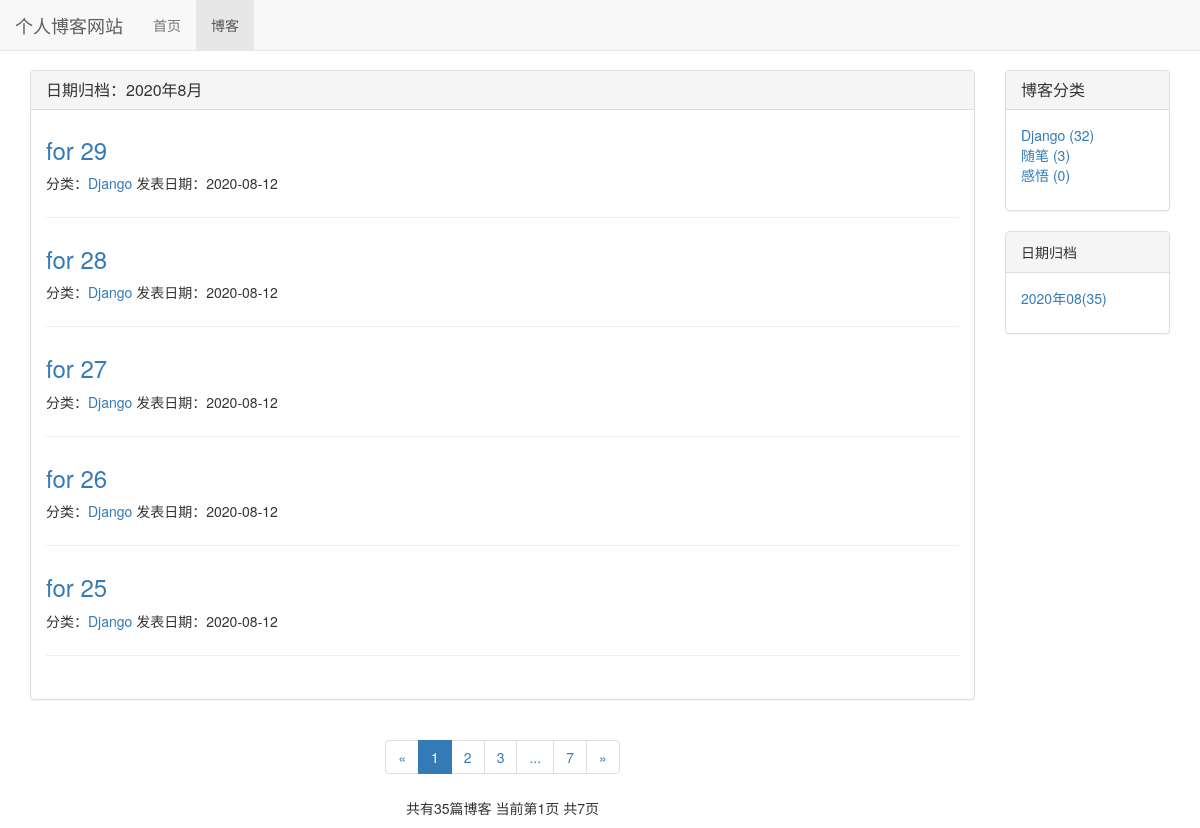
Screenshot of /blog/date/2020/8 with the database file from the repository.
### blog/models.py (models this page shows, shortened)
class Blog(models.Model):
	title = models.CharField(max_length=50)
	blog_type = models.ForeignKey(BlogType,on_delete=models.DO_NOTHING)
	content = MDTextField()
	author = models.ForeignKey(User, on_delete=models.DO_NOTHING)
	created_time = models.DateTimeField(auto_now_add=True)
	last_update_time = models.DateTimeField(auto_now=True)
	class Meta:
		ordering = ['-created_time']

class BlogType(models.Model):
	type_name = models.CharField(max_length=15)
	def __str__(self):
		return self.type_name

### blog/views.py (the view)
# urls.py: path('date/<int:year>/<int:month>',views.blogs_with_date, name="blogs_with_date")
def blogs_with_date(request, year, month):
    blogs_all_list = Blog.objects.filter(created_time__year=year, created_time__month=month)
    context = get_blog_list_common_date(request, blogs_all_list)
    context['blogs_with_date'] = '%s年%s月' %(year, month)
    return render_to_response('blog/blog_with_date.html', context)

### blog/templates/blog/blog_with_date.html (shortened to what this page needs)
{% extends 'blog/blog_list.html' %}
{% block blog_list_title %}
    日期归档：{{ blogs_with_date }}
{% endblock %}

### blog/templates/blog/blog_list.html (shortened to what this page needs)
{% extends 'base.html' %}
{% block nav_list_active %}
    active
{% endblock %}
{% load staticfiles %}
{% block head_extends %}
    <link rel="stylesheet" href="{% static 'blog/blog.css' %}">
{% endblock %}
{% block content %}
    <div class="container">
        <div class="row">
            <div class="col-xs-12 col-sm-8 col-md-9 col-lg-10">
                <div class="panel panel-default">
                    <div class="panel-heading">
                        <h3 class="panel-title">{% block blog_list_title %}{% endblock %}</div>
                    <div class="panel-body">
                        {% for blog in blogs %}
                            <div class="blog">
                                <h3><a href="{% url 'blog_detail' blog.pk %}">{{ blog.title }}</a></h3>
                                <p class="blog-info">
                                    分类：<a href="{% url 'blog_with_type' blog.blog_type.pk %}">{{ blog.blog_type }}</a>
                                    发表日期：{{ blog.created_time|date:"Y-m-d" }}
                                </p>
                            </div>
                        {% empty %}
                            <div class="blog">
                                <h3>--暂无博客，敬请期待--</h3>
                            </div>
                        {% endfor %}
                    </div>
                </div>
                <div class="paginator">
                    <ul class="pagination">
                        <li>
                            {% if page_of_blogs.has_previous %}
                                <a href="?page={{ page_of_blogs.previous_page_number }}" aria-label="Previous">
                                    <span aria-hidden="true">&laquo;</span>
                                </a>
                            {% else %}
                                <span aria-hidden="true">&laquo;</span>
                            {% endif %}
                        </li>
                            {% for page_num in page_range %}
                                {% if page_num == page_of_blogs.number %}
                                    <li class="active"><span>{{ page_num }}</span></li>
                                {% else %}
                                    {% if page_num == '...' %}
                                        <li><span>{{ page_num }}</span></li>
                                    {% else %}
                                        <li><a href="?page={{ page_num }}">{{ page_num }}</a></li>
                                    {% endif %}
                                {% endif %}
                            {% endfor %}
                        <li>
                            {% if page_of_blogs.has_next %}
                                <a href="?page={{ page_of_blogs.next_page_number }}" aria-label="Next">
                                    <span aria-hidden="true">&raquo;</span>
                                </a>
                            {% else %}
                                <span aria-hidden="true">&raquo;</span>
                            {% endif %}
                        </li>
                    </ul>
                    <p>
                            共有{{ page_of_blogs.paginator.count }}篇博客 当前第{{ page_of_blogs.number }}页 共{{ page_of_blogs.paginator.num_pages }}页
                    </p>
                </div>
            </div>
            <div class="hidden-xs col-sm-4 col-md-3 col-lg-2">
                <div class="panel panel-default">
                  <div class="panel-heading">
                    <h3 class="panel-title">博客分类</h3>
                  </div>
                  <div class="panel-body">
                      <ul class="blog-types">
                        {% for blog_type in blog_types %}
                            <li>
                                <a href="{% url 'blog_with_type' blog_type.pk %}">
                                    {{ blog_type.type_name }} ({{ blog_type.blog_count }})
                            </a></li>
                        {% empty %}
                            <li>暂无分类</li>
                        {% endfor %}
                        </ul>
                  </div>
                </div>
                <div class = "panel panel-default">
                    <div class="panel-heading">日期归档</div>
                    <div class="panel-body">
                        <ul>
                            {% for blog_date, blog_count in blog_dates.items%}
                                <li>
                                    <a href="{% url 'blogs_with_date' blog_date.year blog_date.month %}">
                                        {{ blog_date|date:"Y年m" }}({{ blog_count }})
                                    </a></li>
                            {% endfor %}
                        </ul>
                    </div>
                </div>
            </div>
        </div>
    </div>
{% endblock %}

### static/base.css (style rules this page uses)
* { margin: 0; padding: 0; }
body { margin-top: 70px!important; }
ul { list-style-type: none; }

### blog/static/blog/blog.css (style rules this page uses)
ul.blog-types { list-style-type: none; }
div.blog:not(last-child) { margin-bottom: 2em; padding-bottom: 1em; border-bottom: 1px solid #eee; }
div.blog h3 { margin-top: 0.5em; }
div.blog p.blog-info { margin-bottom: 0; }
div.paginator { text-align: center; }

### rows the page displays
Blog: title "for 29", blog_type "Django", created_time "2020-08-12"
Blog: title "for 28", blog_type "Django", created_time "2020-08-12"
Blog: title "for 27", blog_type "Django", created_time "2020-08-12"
Blog: title "for 26", blog_type "Django", created_time "2020-08-12"
Blog: title "for 25", blog_type "Django", created_time "2020-08-12"
BlogType: type_name "Django", blog_count "32"
BlogType: type_name "随笔", blog_count "3"
BlogType: type_name "感悟", blog_count "0"

### other values shown
{{ blogs_with_date }} "2020年8月"
{{ page_num }} "1"
{{ page_num }} "2" "3" "7"
{{ page_num }} "..."
{{ page_of_blogs.paginator.count }} "35"
{{ page_of_blogs.number }} "1"
{{ page_of_blogs.paginator.num_pages }} "7"
{{ blog_date|date:"Y年m" }} "2020年08"
{{ blog_count }} "35"
